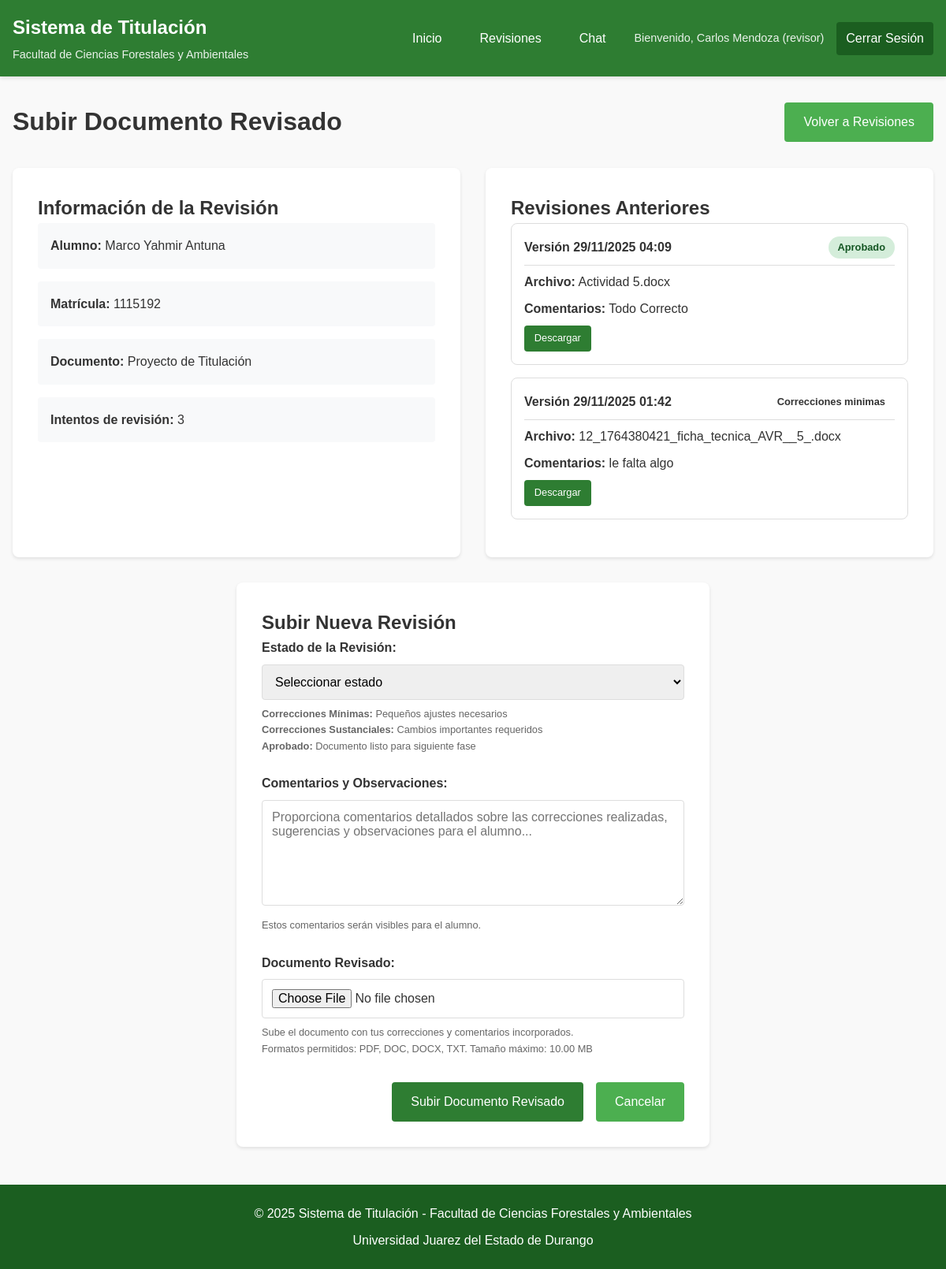
Page /revisor/subir_revision.php?revision_id=13 (signed in) on the committed database.
### tables this page shows
CREATE TABLE `revisiones` (
  `id` int(11) NOT NULL,
  `id_usuario` int(11) NOT NULL,
  `id_documento` int(11) NOT NULL,
  `fecha_asignada` datetime NOT NULL,
  `id_revisor` int(11) NOT NULL,
  `estado` enum('pendiente','en_revision','completada') DEFAULT 'pendiente',
  `fecha_completada` datetime DEFAULT NULL,
  `comentarios` text DEFAULT NULL,
  `intentos` int(11) DEFAULT 1,
  `ultima_revision` datetime DEFAULT NULL
);

CREATE TABLE `usuarios` (
  `id` int(11) NOT NULL,
  `matricula` varchar(50) NOT NULL,
  `password` varchar(255) NOT NULL,
  `nombre` varchar(100) NOT NULL,
  `apellido_paterno` varchar(100) NOT NULL,
  `apellido_materno` varchar(100) DEFAULT NULL,
  `carrera` int(11) NOT NULL,
  `email` varchar(255) NOT NULL,
  `roles` int(11) NOT NULL,
  `unidad_academica` int(11) NOT NULL,
  `fecha_creacion` timestamp NOT NULL DEFAULT current_timestamp(),
  `activo` tinyint(4) DEFAULT 1
);

CREATE TABLE `catalogo_documentos` (
  `id` int(11) NOT NULL,
  `nombre` varchar(255) NOT NULL
);

CREATE TABLE `documentos_revisados` (
  `id` int(11) NOT NULL,
  `id_revision` int(11) NOT NULL,
  `id_revisor` int(11) NOT NULL,
  `nombre_documento` varchar(255) NOT NULL,
  `nombre_original` varchar(255) NOT NULL,
  `comentarios` text DEFAULT NULL,
  `fecha_revision` timestamp NOT NULL DEFAULT current_timestamp(),
  `tamano_archivo` int(11) DEFAULT NULL,
  `estado` enum('correcciones_minimas','correcciones_sustanciales','aprobado') NOT NULL
);

### includes/auth.php (called while the page is built, shortened)
<?php
function isLoggedIn() {
    return isset($_SESSION['user_id']);
}
function getUserRole() {
    return $_SESSION['user_role'] ?? null;
}
function getUserName() {
    return $_SESSION['user_name'] ?? 'Usuario';
}
?>

### includes/functions.php (called while the page is built, shortened)
<?php
function formatFileSize($bytes) {
    if ($bytes >= 1073741824) {
        return number_format($bytes / 1073741824, 2) . ' GB';
    } elseif ($bytes >= 1048576) {
        return number_format($bytes / 1048576, 2) . ' MB';
    } elseif ($bytes >= 1024) {
        return number_format($bytes / 1024, 2) . ' KB';
    } else {
        return $bytes . ' bytes';
    }
}
function getDocumentosRevisados($pdo, $revision_id) {
    $sql = "SELECT dr.*, u.nombre as revisor_nombre, u.apellido_paterno as revisor_apellido
            FROM documentos_revisados dr
            JOIN usuarios u ON dr.id_revisor = u.id
            WHERE dr.id_revision = :revision_id
            ORDER BY dr.fecha_revision DESC";
    $stmt = $pdo->prepare($sql);
    $stmt->bindParam(':revision_id', $revision_id, PDO::PARAM_INT);
    $stmt->execute();
    return $stmt->fetchAll(PDO::FETCH_ASSOC);
}
?>

### revisor/subir_revision.php (the view, shortened to what this page needs)
<?php
include '../includes/config.php';
include '../includes/auth.php';
include '../includes/functions.php';
$revisor_id = $_SESSION['user_id'];
$revision_id = $_GET['revision_id'] ?? null;
$revision = null;
if ($revision_id) {
    $sql = "SELECT r.*,
                   u.id as alumno_id, u.nombre as alumno_nombre, u.apellido_paterno as alumno_apellido,
                   u.matricula as alumno_matricula, u.email as alumno_email,
                   cd.nombre as documento_nombre
            FROM revisiones r
            JOIN usuarios u ON r.id_usuario = u.id
            JOIN catalogo_documentos cd ON r.id_documento = cd.id
            WHERE r.id = :revision_id AND r.id_revisor = :revisor_id";
    $stmt = $pdo->prepare($sql);
    $stmt->bindParam(':revision_id', $revision_id, PDO::PARAM_INT);
    $stmt->bindParam(':revisor_id', $revisor_id, PDO::PARAM_INT);
    $stmt->execute();
    $revision = $stmt->fetch(PDO::FETCH_ASSOC);
}
$documentos_revisados = getDocumentosRevisados($pdo, $revision_id);
?>
<!DOCTYPE html>
<html lang="es">
<head>
    <link rel="stylesheet" href="../css/style.css">
</head>
<body>
    <?php include '../includes/header.php'; ?>
    <main class="main-content">
        <div class="page-header">
            <h1>Subir Documento Revisado</h1>
            <a href="revisiones.php" class="btn-secondary">Volver a Revisiones</a>
        </div>
        <div class="content-grid">
            <div class="content-card">
                <h2>Información de la Revisión</h2>
                <div class="info-grid">
                    <div class="info-item">
                        <strong>Alumno:</strong>
                        <?php echo htmlspecialchars($revision['alumno_nombre'] . ' ' . $revision['alumno_apellido']); ?>
                    </div>
                    <div class="info-item">
                        <strong>Matrícula:</strong>
                        <?php echo htmlspecialchars($revision['alumno_matricula']); ?>
                    </div>
                    <div class="info-item">
                        <strong>Documento:</strong>
                        <?php echo htmlspecialchars($revision['documento_nombre']); ?>
                    </div>
                    <div class="info-item">
                        <strong>Intentos de revisión:</strong>
                        <?php echo $revision['intentos']; ?>
                    </div>
                </div>
            </div>
            <?php if ($documentos_revisados): ?>
            <div class="content-card">
                <h2>Revisiones Anteriores</h2>
                <div class="revisiones-anteriores">
                    <?php foreach ($documentos_revisados as $doc_revisado): ?>
                        <div class="revision-item">
                            <div class="revision-header">
                                <strong>Versión <?php echo date('d/m/Y H:i', strtotime($doc_revisado['fecha_revision'])); ?></strong>
                                <span class="status-badge status-<?php echo $doc_revisado['estado']; ?>">
                                    <?php echo ucfirst(str_replace('_', ' ', $doc_revisado['estado'])); ?>
                                </span>
                            </div>
                            <div class="revision-content">
                                <p><strong>Archivo:</strong> <?php echo htmlspecialchars($doc_revisado['nombre_original']); ?></p>
                                <?php if ($doc_revisado['comentarios']): ?>
                                    <p><strong>Comentarios:</strong> <?php echo htmlspecialchars($doc_revisado['comentarios']); ?></p>
                                <?php endif; ?>
                                <a href="../uploads/<?php echo $doc_revisado['nombre_documento']; ?>"
                                   download class="btn-small btn-primary">Descargar</a>
                            </div>
                        </div>
                    <?php endforeach; ?>
                </div>
            </div>
            <?php endif; ?>
        </div>
        <div class="form-container">
            <h2>Subir Nueva Revisión</h2>
            <form method="POST" enctype="multipart/form-data">
                <div class="form-group">
                    <label for="estado">Estado de la Revisión:</label>
                    <select id="estado" name="estado" required>
                        <option value="">Seleccionar estado</option>
                    </select>
                    <small>
                        <strong>Correcciones Mínimas:</strong> Pequeños ajustes necesarios<br>
                        <strong>Correcciones Sustanciales:</strong> Cambios importantes requeridos<br>
                        <strong>Aprobado:</strong> Documento listo para siguiente fase
                    </small>
                </div>
                <div class="form-group">
                    <label for="comentarios">Comentarios y Observaciones:</label>
                    <textarea id="comentarios" name="comentarios" rows="6"
                              placeholder="Proporciona comentarios detallados sobre las correcciones realizadas, sugerencias y observaciones para el alumno..."
                              required></textarea>
                    <small>Estos comentarios serán visibles para el alumno.</small>
                </div>
                <div class="form-group">
                    <label for="documento_revisado">Documento Revisado:</label>
                    <input type="file" id="documento_revisado" name="documento_revisado"
                           accept=".pdf,.doc,.docx,.txt" required>
                    <small>
                        Sube el documento con tus correcciones y comentarios incorporados.<br>
                        Formatos permitidos: PDF, DOC, DOCX, TXT. Tamaño máximo: <?php echo formatFileSize(MAX_FILE_SIZE); ?>
                    </small>
                </div>
                <div class="form-actions">
                    <button type="submit" class="btn-primary">Subir Documento Revisado</button>
                    <a href="revisiones.php" class="btn-secondary">Cancelar</a>
                </div>
            </form>
        </div>
    </main>
    <?php include '../includes/footer.php'; ?>
</body>
</html>

### includes/header.php (shortened to what this page needs)
<?php
$current_page = basename($_SERVER['PHP_SELF']);
?>
<header class="main-header">
    <div class="header-container">
        <div class="logo-section">
            <h1><a href="../index.php">Sistema de Titulación</a></h1>
            <p>Facultad de Ciencias Forestales y Ambientales</p>
        </div>
        <nav class="main-nav">
            <ul>
                <?php if (isLoggedIn()): ?>
                    <li><a href="../dashboard.php" class="<?php echo ($current_page == 'dashboard.php') ? 'active' : ''; ?>">Inicio</a></li>
                    <?php if (getUserRole() == 'admin'): ?>
                        <li><a href="../admin/usuarios.php" class="<?php echo ($current_page == 'usuarios.php') ? 'active' : ''; ?>">Usuarios</a></li>
                        <li><a href="../admin/asignaciones.php" class="<?php echo ($current_page == 'asignaciones.php') ? 'active' : ''; ?>">Asignaciones</a></li>
                        <li><a href="../admin/reportes.php" class="<?php echo ($current_page == 'reportes.php') ? 'active' : ''; ?>">Reportes</a></li>
                    <?php elseif (getUserRole() == 'revisor'): ?>
                        <li><a href="../revisor/revisiones.php" class="<?php echo ($current_page == 'revisiones.php') ? 'active' : ''; ?>">Revisiones</a></li>
                        <li><a href="../revisor/chat.php" class="<?php echo ($current_page == 'chat.php') ? 'active' : ''; ?>">Chat</a></li>
                    <?php endif; ?>
                    <li class="user-menu">
                        <span class="user-info">Bienvenido, <?php echo getUserName(); ?> (<?php echo getUserRole(); ?>)</span>
                        <a href="../logout.php" class="logout-btn">Cerrar Sesión</a>
                    </li>
                <?php else: ?>
                    <li><a href="../login.php" class="<?php echo ($current_page == 'login.php') ? 'active' : ''; ?>">Iniciar Sesión</a></li>
                <?php endif; ?>
            </ul>
        </nav>
    </div>
</header>

### includes/footer.php (shortened to what this page needs)
<footer class="main-footer">
    <div class="footer-content">
        <p>&copy; <?php echo date('Y'); ?> Sistema de Titulación - Facultad de Ciencias Forestales y Ambientales</p>
        <p>Universidad Juarez del Estado de Durango</p>
    </div>
</footer>
</body>
</html>

### css/style.css (style rules this page uses)
:root { --primary-color: #2E7D32; --secondary-color: #4CAF50; --accent-color: #8BC34A; --dark-color: #1B5E20; --light-color: #C8E6C9; --text-color: #333; --text-light: #666; --background-color: #f9f9f9; --white: #ffffff; --border-color: #ddd; --error-color: #f44336; --warning-color: #ff9800; --success-color: #4CAF50; --info-color: #2196F3; }
* { margin: 0; padding: 0; box-sizing: border-box; }
body { font-family: 'Arial', sans-serif; line-height: 1.6; color: var(--text-color); background-color: var(--background-color); }
.main-header { background-color: var(--primary-color); color: var(--white); padding: 1rem 0; box-shadow: 0 2px 5px rgba(0,0,0,0.1); }
.header-container { max-width: 1200px; margin: 0 auto; display: flex; justify-content: space-between; align-items: center; padding: 0 1rem; }
.logo-section h1 { font-size: 1.5rem; margin-bottom: 0.25rem; }
.logo-section h1 a { color: var(--white); text-decoration: none; }
.logo-section p { font-size: 0.9rem; opacity: 0.9; }
.main-nav ul { display: flex; list-style: none; align-items: center; flex-wrap: wrap; }
.main-nav li { margin-left: 1.5rem; }
.main-nav a { color: var(--white); text-decoration: none; padding: 0.5rem 0.75rem; border-radius: 4px; transition: background-color 0.3s; font-weight: 500; }
.user-menu { display: flex; align-items: center; gap: 1rem; }
.user-info { font-size: 0.9rem; opacity: 0.9; }
.logout-btn { background-color: var(--dark-color); color: var(--white); padding: 0.5rem 1rem; border-radius: 4px; text-decoration: none; transition: background-color 0.3s; }
.main-content { max-width: 1200px; margin: 2rem auto; padding: 0 1rem; min-height: calc(100vh - 200px); }
.btn-primary { background-color: var(--primary-color); color: var(--white); padding: 0.75rem 1.5rem; border: none; border-radius: 4px; cursor: pointer; text-decoration: none; display: inline-block; text-align: center; transition: background-color 0.3s; font-size: 1rem; font-weight: 500; }
.btn-secondary { background-color: var(--secondary-color); color: var(--white); padding: 0.75rem 1.5rem; border: none; border-radius: 4px; cursor: pointer; text-decoration: none; display: inline-block; text-align: center; transition: background-color 0.3s; font-size: 1rem; }
.btn-small { padding: 0.4rem 0.8rem; font-size: 0.8rem; }
.page-header { display: flex; justify-content: space-between; align-items: center; margin-bottom: 2rem; flex-wrap: wrap; gap: 1rem; }
.form-container { max-width: 600px; margin: 0 auto; background-color: var(--white); padding: 2rem; border-radius: 8px; box-shadow: 0 2px 4px rgba(0,0,0,0.1); }
.form-group { margin-bottom: 1.5rem; }
.form-group label { display: block; margin-bottom: 0.5rem; font-weight: bold; color: var(--text-color); }
.form-group input, .form-group select, .form-group textarea { width: 100%; padding: 0.75rem; border: 1px solid var(--border-color); border-radius: 4px; font-size: 1rem; transition: border-color 0.3s; }
.form-group textarea { min-height: 120px; resize: vertical; font-family: inherit; }
.form-group small { display: block; margin-top: 0.5rem; color: var(--text-light); font-size: 0.8rem; }
.form-actions { display: flex; gap: 1rem; justify-content: flex-end; margin-top: 2rem; }
.content-grid { display: grid; grid-template-columns: 1fr 1fr; gap: 2rem; margin-bottom: 2rem; }
.content-card { background-color: var(--white); padding: 2rem; border-radius: 8px; box-shadow: 0 2px 4px rgba(0,0,0,0.1); }
.status-badge { padding: 0.25rem 0.75rem; border-radius: 20px; font-size: 0.8rem; font-weight: bold; display: inline-block; }
.status-aprobado { background-color: #d4edda; color: #155724; }
.main-footer { background-color: var(--dark-color); color: var(--white); text-align: center; padding: 1.5rem 0; margin-top: 3rem; }
.footer-content p { margin-bottom: 0.5rem; }
.footer-content p:last-child { margin-bottom: 0; }

### revisor/subir_revision.php (style rules this page uses)
.info-grid { display: grid; grid-template-columns: repeat(auto-fit, minmax(250px, 1fr)); gap: 1rem; }
.info-item { padding: 1rem; background: #f8f9fa; border-radius: 4px; }
.revisiones-anteriores { max-height: 400px; overflow-y: auto; }
.revision-item { border: 1px solid var(--border-color); border-radius: 8px; padding: 1rem; margin-bottom: 1rem; background: white; }
.revision-header { display: flex; justify-content: space-between; align-items: center; margin-bottom: 0.5rem; padding-bottom: 0.5rem; border-bottom: 1px solid var(--border-color); }
.revision-content p { margin: 0.5rem 0; }

### rows in the picture
revisiones: id_usuario.apellido_paterno "Marco Yahmir Antuna", id_usuario.matricula "1115192", id_documento.nombre "Proyecto de Titulación", intentos "3"
documentos_revisados: fecha_revision "29/11/2025 04:09", estado "Aprobado", nombre_original "Actividad 5.docx", comentarios "Todo Correcto"
documentos_revisados: fecha_revision "29/11/2025 01:42", estado "Correcciones minimas", nombre_original "12_1764380421_ficha_tecnica_AVR__5_.docx", comentarios "le falta algo"

### other values in the picture
getUserName() "Carlos Mendoza"
getUserRole() "revisor"
formatFileSize(MAX_FILE_SIZE) "10.00 MB"
